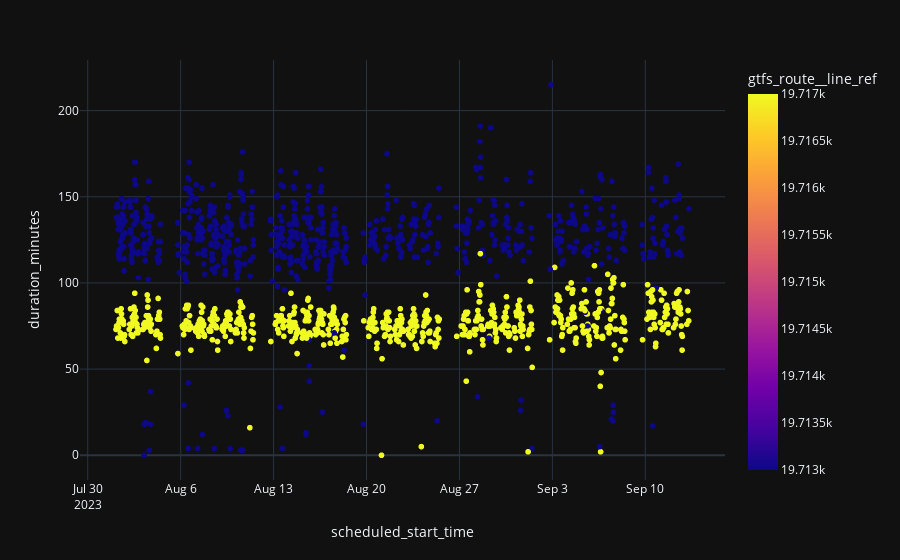

Notebook code for this chart:
### Markdown cell above
### Outliers

We're seeing some outliers in the data, see the dots that are near zero - they make no sense.

There are dots as well that are way above the mean, we will need to investigate those as well.

Current thought is to remove any ride that is more then 2 standard deviations from the mean.

### Code cell
px.scatter(df, x = "scheduled_start_time", y = "duration_minutes", color = "gtfs_route__line_ref")

### Figure 1 — Plotly figure (JSON) as saved in the notebook; plotly's stock layout.template omitted (floating-point values rounded to 4 significant figures; data arrays with more than 128 entries replaced by an {"elided": "..."} marker saying what was removed)
{"data": [{"hovertemplate": "scheduled_start_time=%{x}<br>duration_minutes=%{y}<br>gtfs_route__line_ref=%{marker.color}<extra></extra>", "legendgroup": "", "marker": {"color": {"elided": "1448 int values"}, "coloraxis": "coloraxis", "symbol": "circle"}, "mode": "markers", "name": "", "showlegend": false, "type": "scattergl", "x": {"elided": "1448 str values"}, "xaxis": "x", "y": {"elided": "1448 int values"}, "yaxis": "y"}], "layout": {"coloraxis": {"colorbar": {"title": {"text": "gtfs_route__line_ref"}}, "colorscale": [[0, "#0d0887"], [0.1111, "#46039f"], [0.2222, "#7201a8"], [0.3333, "#9c179e"], [0.4444, "#bd3786"], [0.5556, "#d8576b"], [0.6667, "#ed7953"], [0.7778, "#fb9f3a"], [0.8889, "#fdca26"], [1, "#f0f921"]]}, "legend": {"tracegroupgap": 0}, "margin": {"t": 60}, "xaxis": {"anchor": "y", "domain": [0, 1], "title": {"text": "scheduled_start_time"}}, "yaxis": {"anchor": "x", "domain": [0, 1], "title": {"text": "duration_minutes"}}}}
